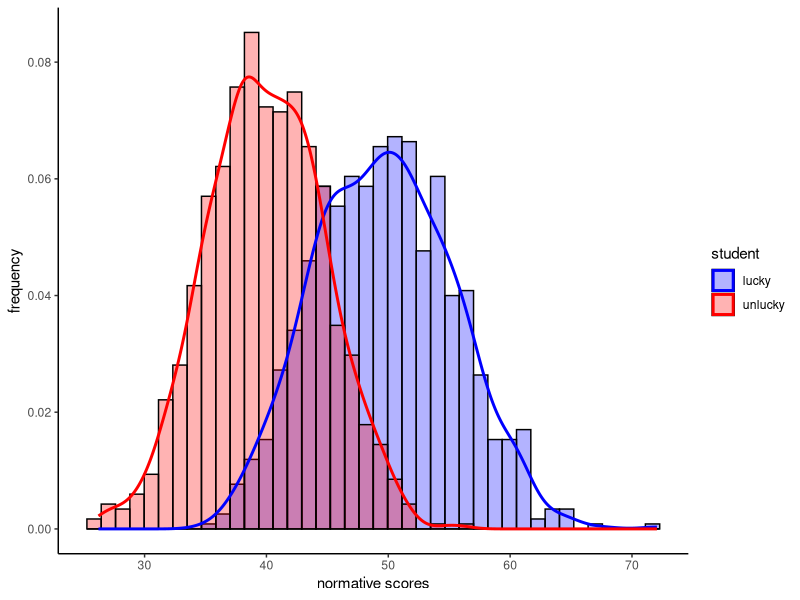

Write R code to recreate this figure.
install.packages("ggplot2")
library(ggplot2)


uni.80<-replicate(1000,mean(runif(26,0,80)))
uni.100<-replicate(1000,mean(runif(26,0,100)))
mean(uni.80>uni.100)


data<-data.frame('score' = c(uni.80,uni.100),
                 'student' = rep(c('unlucky','lucky'), each=1000))
  
  ggplot(data)+theme_classic()+
  geom_histogram(aes(x=score, y=..density.., fill=student),
                 bins=40, alpha=0.3,colour='black', position='identity')+
  geom_density(aes(x=score,y=..density..,colour=student),
               size=1, alpha=0)+
  
  labs(x='normative scores', y='frequency')+
  scale_fill_manual(values=c('blue','red'))+
  scale_color_manual(values=c('blue','red'))
  
  
  